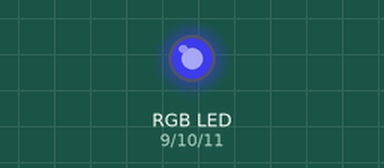
Bench run of a sketch on a simulated Arduino Uno, built with avr-gcc and run on an emulated ATmega328P. On the bench: an RGB LED mixed from three pins (HIGH = lit).

Above: at 0.05 s.
Timing chart, 0 to 3.0 s (numbered marks = the images above):
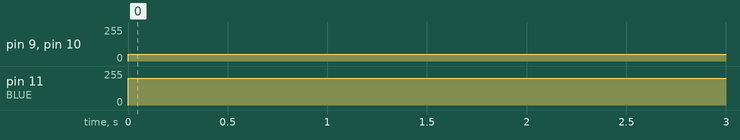

The sketch:

RGB.ino
```cpp
const int RED = 9;
const int GREEN = 10;
const int BLUE = 11;
void setup() {
  // put your setup code here, to run once:
pinMode(RED,OUTPUT);
pinMode(GREEN,OUTPUT);
pinMode(BLUE,OUTPUT);
}

void loop() {
  // put your main code here, to run repeatedly:
analogWrite(RED,50);
analogWrite(GREEN,50);
analogWrite(BLUE,200);
delay(1000);
analogWrite(RED,100);
analogWrite(GREEN,100);
analogWrite(BLUE,100);
}
```

Measured:
- by itself, pin 9 (RED), pin 10 (GREEN): 0/255 → 50/255 at 0.00 s
- by itself, pin 11 (BLUE): 0/255 → 200/255 at 0.00 s
